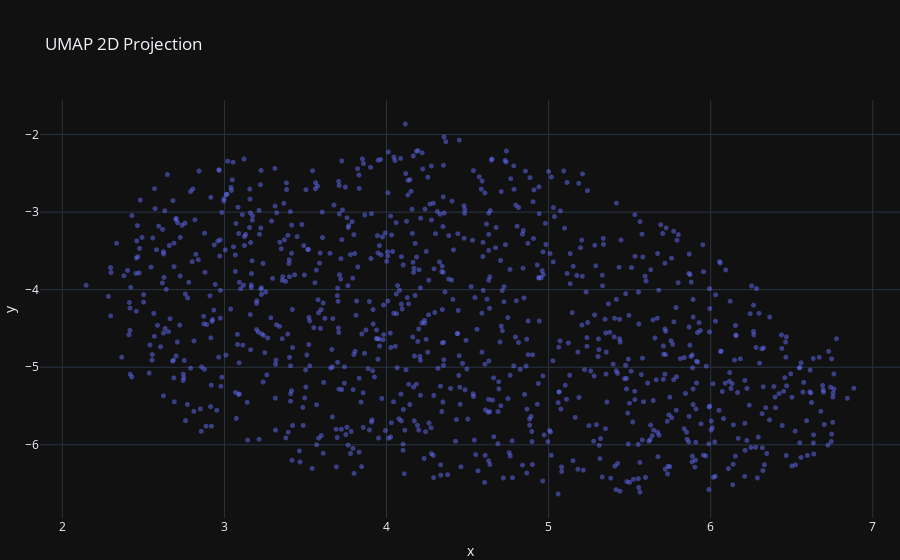

The notebook cell saved with this chart:
### Markdown cell above
### UMAP

### Code cell
umap_2d_embedding = umap\
    .UMAP(
        n_neighbors=30,
        min_dist=0.05,
        n_components=2,
        random_state=seed,
    )\
    .fit_transform(df_trans)

fig = px.scatter(
    x=umap_2d_embedding[:, 0],
    y=umap_2d_embedding[:, 1],
    title="UMAP 2D Projection",
    opacity=0.5,
)
fig.update_traces(marker_size=5)
fig.update_layout(margin=dict(l=0, r=0, b=0))
fig.show()

### Figure 1 — Plotly figure (JSON) as saved in the notebook; plotly's stock layout.template omitted (floating-point values rounded to 4 significant figures; data arrays with more than 128 entries replaced by an {"elided": "..."} marker saying what was removed)
{"data": [{"hovertemplate": "x=%{x}<br>y=%{y}<extra></extra>", "legendgroup": "", "marker": {"color": "#636efa", "opacity": 0.5, "symbol": "circle", "size": 5}, "mode": "markers", "name": "", "showlegend": false, "x": {"elided": "1010 float values"}, "xaxis": "x", "y": {"elided": "1010 float values"}, "yaxis": "y", "type": "scattergl"}], "layout": {"xaxis": {"anchor": "y", "domain": [0.0, 1.0], "title": {"text": "x"}}, "yaxis": {"anchor": "x", "domain": [0.0, 1.0], "title": {"text": "y"}}, "legend": {"tracegroupgap": 0}, "title": {"text": "UMAP 2D Projection"}, "margin": {"l": 0, "r": 0, "b": 0}}}
